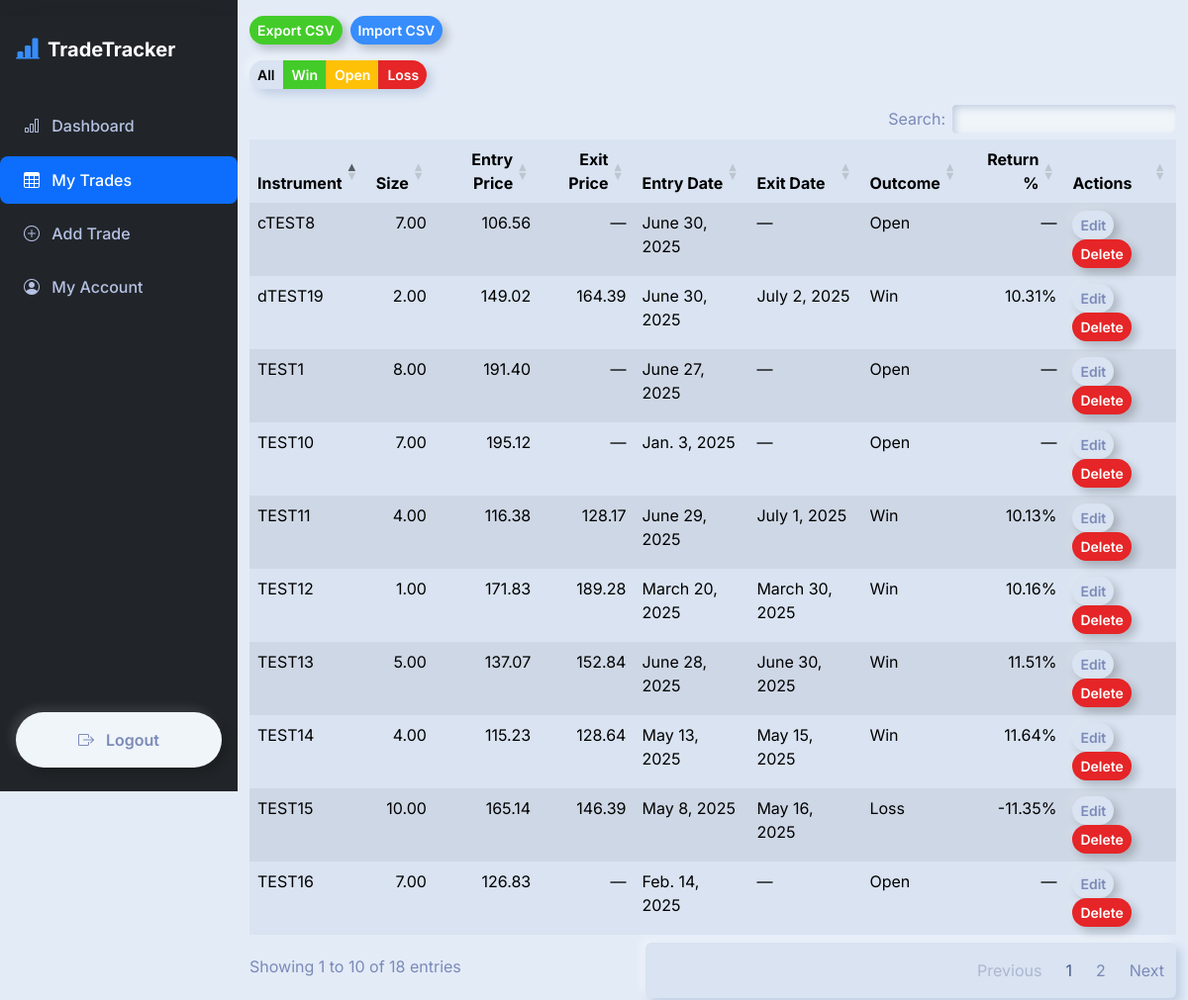
The page /trades/ (signed in) on the database as committed earlier.
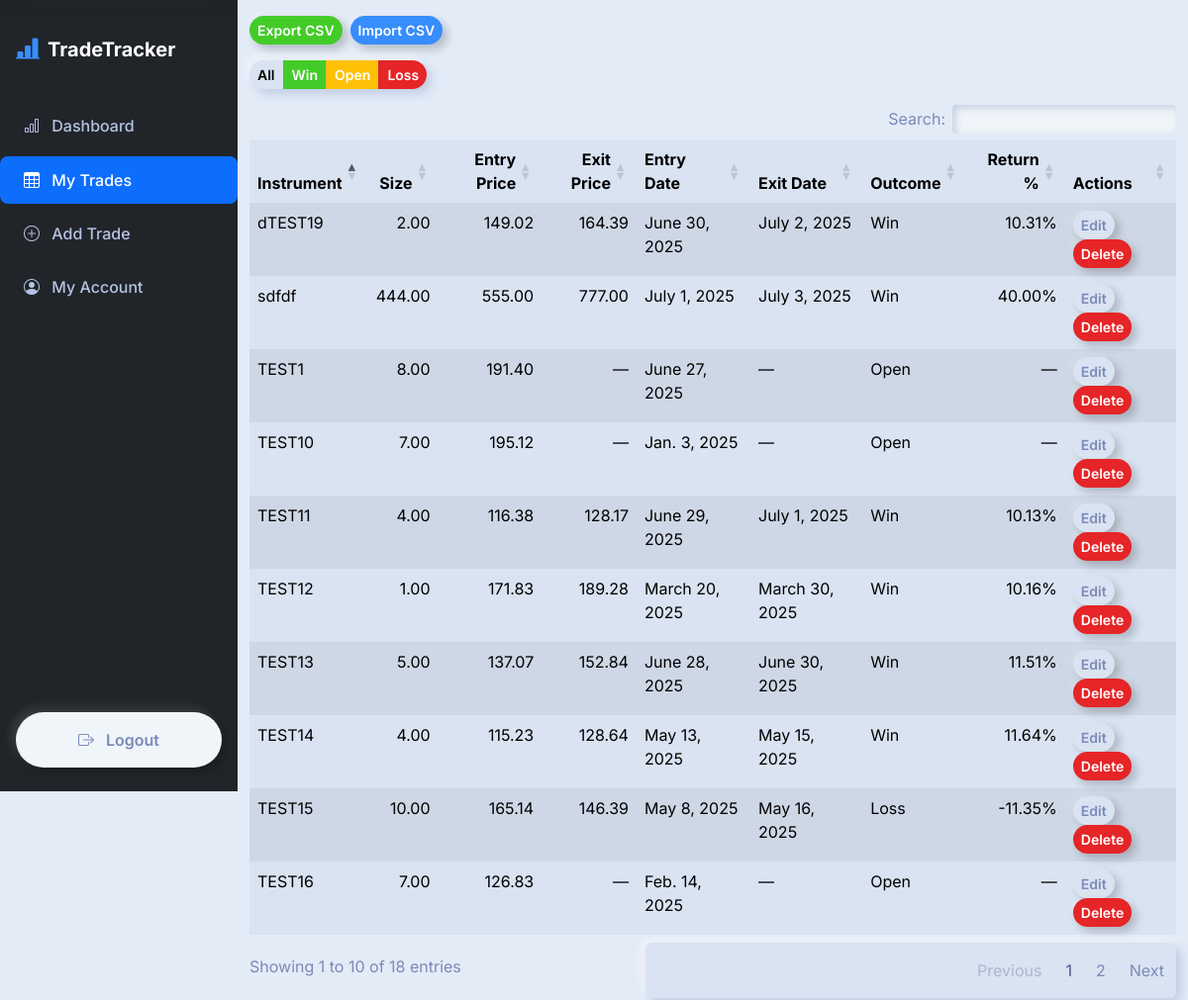
The same page on the database as committed later.
### trades/models.py (models this page shows, shortened)
class Trade(models.Model):
    user = models.ForeignKey(User, on_delete=models.CASCADE)
    instrument = models.CharField(max_length=100)
    position_size = models.DecimalField(max_digits=10, decimal_places=2)
    entry_price = models.DecimalField(max_digits=10, decimal_places=2)
    exit_price = models.DecimalField(max_digits=10, decimal_places=2, null=True, blank=True)
    entry_date = models.DateField()
    exit_date = models.DateField(null=True, blank=True)
    outcome = models.CharField(max_length=10, choices=[('win', 'Win'), ('loss', 'Loss'), ('open', 'Open')])
    notes = models.TextField(blank=True)
    def return_percent(self):
        if self.exit_price:
            return ((self.exit_price - self.entry_price) / self.entry_price) * 100
        return None

### trades/views.py (the view)
# urls.py: path('trades/', views.trade_list, name='trade_list'),
@login_required
def trade_list(request):
    trades = Trade.objects.filter(user=request.user).order_by('-entry_date')
    instruments = (
        trades
        .values_list('instrument', flat=True)
        .distinct()
        .order_by('instrument')
    )
    return render(request, 'trades/trade_list.html', {
        'trades':      trades,
        'instruments': instruments,
    })

### trades/templates/trades/trade_list.html (shortened to what this page needs)
{% extends 'trades/base.html' %}
{% block extra_css %}
<link
  rel="stylesheet"
  href="https://cdn.datatables.net/1.13.6/css/dataTables.bootstrap5.min.css"/>
{% endblock %}
{% block content %}
 <div class="mb-3 d-flex gap-2">
    <a href="{% url 'export_trades' %}" class="btn btn-sm btn-outline-success">
      Export CSV
    </a>
    <a href="{% url 'import_trades' %}" class="btn btn-sm btn-outline-primary">
      Import CSV
    </a>
  </div>
<div class="mb-3">
  <div class="btn-group" role="group" aria-label="Outcome filter">
    <button type="button"
            class="btn btn-sm btn-outline-secondary active"
            data-outcome="">
      All
    </button>
    <button type="button"
            class="btn btn-sm btn-outline-success"
            data-outcome="Win">
      Win
    </button>
    <button type="button"
            class="btn btn-sm btn-outline-warning"
            data-outcome="Open">
      Open
    </button>
    <button type="button"
            class="btn btn-sm btn-outline-danger"
            data-outcome="Loss">
      Loss
    </button>
  </div>
</div>
<table id="trades-table" class="table table-striped">
  <thead>
    <tr>
      <th>Instrument</th>
      <th class="text-end">Size</th>
      <th class="text-end">Entry Price</th>
      <th class="text-end">Exit Price</th>
      <th>Entry Date</th>
      <th>Exit Date</th>
      <th>Outcome</th>
      <th class="text-end">Return %</th>
      <th>Actions</th>
    </tr>
  </thead>
  <tbody>
    {% for trade in trades %}
    <tr>
      <td>{{ trade.instrument }}</td>
      <td class="text-end">{{ trade.position_size }}</td>
      <td class="text-end">{{ trade.entry_price }}</td>
      <td class="text-end">{{ trade.exit_price|default:"—" }}</td>
      <td>{{ trade.entry_date }}</td>
      <td>{{ trade.exit_date|default:"—" }}</td>
      <td>{{ trade.outcome|capfirst }}</td>
      <td class="text-end">
        {% if trade.return_percent %}
          {{ trade.return_percent|floatformat:2 }}%
        {% else %}
          —
        {% endif %}
      </td>
      <td>
        <a href="{% url 'edit_trade' trade.pk %}"  class="btn btn-sm btn-outline-secondary">Edit</a>
        <a href="{% url 'delete_trade' trade.pk %}" class="btn btn-sm btn-outline-danger">Delete</a>
      </td>
    </tr>
    {% endfor %}
  </tbody>
</table>
{% endblock %}

### trades/templates/trades/base.html (shortened to what this page needs)
<!DOCTYPE html>
<html lang="en">
<head>
  <link
    href="https://cdn.jsdelivr.net/npm/bootswatch@5.3.3/dist/morph/bootstrap.min.css"
    rel="stylesheet"
  />
  <link
    rel="stylesheet"
    href="https://cdn.jsdelivr.net/npm/bootstrap-icons@1.10.5/font/bootstrap-icons.css"
  />
  <link
    rel="stylesheet"
    href="https://code.jquery.com/ui/1.13.2/themes/base/jquery-ui.min.css"
  />
  {% block extra_css %}{% endblock %}
</head>
<body>
{% if user.is_authenticated %}
  <aside id="desktopSidebar" class="d-none d-lg-block bg-dark text-white">
    {% include 'trades/_sidebar_nav.html' %}
  </aside>
{% endif %}
 <div id="mainContent" class="{% if user.is_authenticated %}with-sidebar{% endif %} pt-3">
  <div class="container-fluid">
    {% block content %}{% endblock %}
  </div>
</div>
  <div
    aria-live="polite"
    aria-atomic="true"
    class="position-relative"
    style="z-index: 1080;"
  >
    <div class="toast-container position-fixed top-0 end-0 p-3">
    </div>
  </div>
  <link
    rel="stylesheet"
    href="https://cdn.jsdelivr.net/npm/daterangepicker/daterangepicker.css"
  />
  <link
    rel="stylesheet"
    href="https://cdn.jsdelivr.net/npm/nouislider@15.7.1/dist/nouislider.min.css"
  />
</body>
</html>

### trades/templates/trades/_sidebar_nav.html (shortened to what this page needs)
<nav id="sidebar" class="sidebar-nav bg-dark">
  <div class="sidebar-brand d-flex align-items-center px-3 py-3 mb-3">
    <i class="bi bi-bar-chart-line-fill me-2 fs-4 text-primary"></i>
    <span class="fw-bold fs-5 text-white">TradeTracker</span>
  </div>
  <ul class="nav flex-column align-items-stretch">
    <li class="nav-item">
      <a href="{% url 'dashboard' %}"
         class="nav-link {% if request.resolver_match.url_name == 'dashboard' %}active{% endif %}">
        <i class="bi bi-bar-chart me-2"></i> Dashboard
      </a>
    </li>
    <li class="nav-item">
      <a href="{% url 'trade_list' %}"
         class="nav-link {% if request.resolver_match.url_name == 'trade_list' %}active{% endif %}">
        <i class="bi bi-table me-2"></i> My Trades
      </a>
    </li>
    <li class="nav-item">
      <a href="{% url 'add_trade' %}"
         class="nav-link {% if request.resolver_match.url_name == 'add_trade' %}active{% endif %}">
        <i class="bi bi-plus-circle me-2"></i> Add Trade
      </a>
    </li>
    <li class="nav-item">
      <a href="{% url 'account' %}"
         class="nav-link {% if request.resolver_match.url_name == 'account' %}active{% endif %}">
        <i class="bi bi-person-circle me-2"></i> My Account
      </a>
    </li>
  </ul>
  {% if user.is_authenticated %}
    <form method="post" action="{% url 'logout' %}" class="logout-form mt-auto mb-4 px-3">
      <button type="submit" class="btn btn-outline-light w-100">
        <i class="bi bi-box-arrow-right me-2"></i> Logout
      </button>
    </form>
  {% endif %}
</nav>

### trades/templates/trades/base.html (style rules this page uses)
:root { --sidebar-width: 240px; }
body { font-family: 'Inter', sans-serif; background: #e3ebf7; }
#desktopSidebar { width: var(--sidebar-width); top: 0; left: 0; height: 100vh; overflow: hidden; padding-top: 1rem; position: fixed; z-index: 1000; }
.sidebar-nav { width: 100%; min-height: 100vh; background: #191c24; display: flex; flex-direction: column; transition: transform 0.3s; box-shadow: 0 0 25px 0 rgba(0,0,0,.10); height: 100vh; }
.sidebar-nav .nav-link { color: #b6c2e4; font-weight: 500; border-radius: .5rem; margin: 0.2rem 0; padding: 0.75rem 1.5rem; transition: background 0.2s, color 0.2s; text-align: left; }
.sidebar-nav .nav-link.active, .sidebar-nav .nav-link:hover, .sidebar-nav .nav-link:focus { background: #0d6efd; color: #fff; }
.sidebar-nav .logout-form { margin-top: auto; padding: 1rem 1.5rem; }
@media (min-width: 992px) { #mainContent { margin-left: var(--sidebar-width); } }

Rows that differ between the two databases and show on the page:
removed Trade: instrument "cTEST8", position_size "7.00", entry_price "106.56", exit_price "—", entry_date "June 30, 2025", exit_date "—", outcome "Open"
added Trade: instrument "sdfdf", position_size "444.00", entry_price "555.00", exit_price "777.00", entry_date "July 1, 2025", exit_date "July 3, 2025", outcome "Win", return_percent "40.00"
